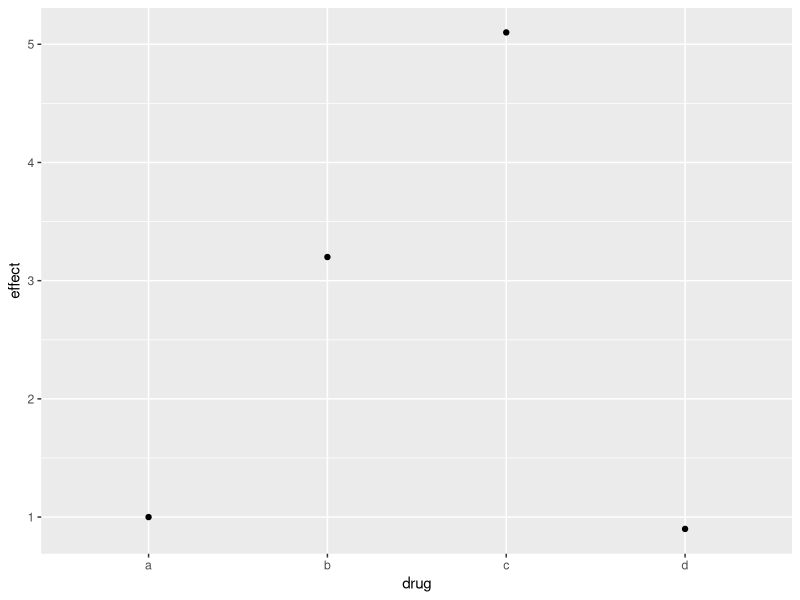

Here is the R script that generated this plot:
# 加载ggplot2绘图包
library("ggplot2")
# 设置工作路径
setwd("D:\\softwares\\applied statistics\\rcodelearning\\chap18\\sourcecode")
# 生成一个数据集
dataf <- data.frame(
    drug = c("a", "b", "c", "d"),
    effect = c(1, 3.2, 5.1, 0.9)
)
# 指定数据，和横纵轴变量，以及几何对象
p <- ggplot(dataf, aes(drug, effect)) +
    geom_point()
# 保存文件
ggsave("../codeimage/code18.pdf")
# 保存工作空间
save.image("R18.RData")
